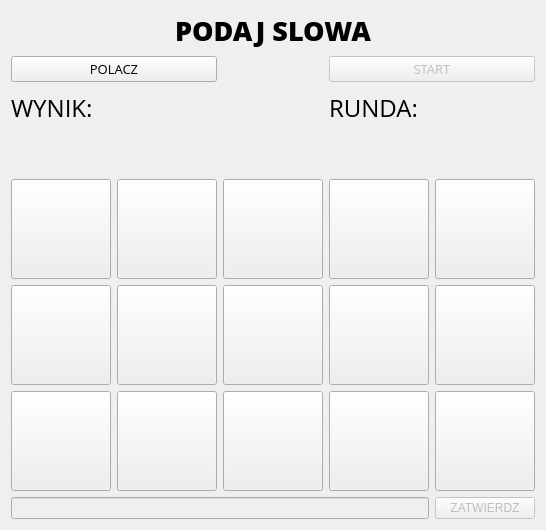
<?xml version="1.0" encoding="UTF-8"?>
<ui version="4.0">
 <class>Window</class>
 <widget class="QWidget" name="Window">
  <property name="geometry">
   <rect>
    <x>0</x>
    <y>0</y>
    <width>536</width>
    <height>530</height>
   </rect>
  </property>
  <property name="windowTitle">
   <string>GAME</string>
  </property>
  <layout class="QGridLayout" name="gridLayout">
   <item row="3" column="3">
    <widget class="QLabel" name="label_2">
     <property name="font">
      <font>
       <family>Open Sans</family>
       <pointsize>18</pointsize>
      </font>
     </property>
     <property name="text">
      <string>RUNDA:</string>
     </property>
    </widget>
   </item>
   <item row="3" column="0">
    <widget class="QLabel" name="label">
     <property name="minimumSize">
      <size>
       <width>0</width>
       <height>30</height>
      </size>
     </property>
     <property name="font">
      <font>
       <family>Open Sans</family>
       <pointsize>18</pointsize>
      </font>
     </property>
     <property name="text">
      <string>WYNIK:</string>
     </property>
    </widget>
   </item>
   <item row="9" column="1">
    <widget class="QPushButton" name="pushButton_2">
     <property name="minimumSize">
      <size>
       <width>100</width>
       <height>100</height>
      </size>
     </property>
     <property name="font">
      <font>
       <family>Noto Naskh Arabic</family>
       <pointsize>26</pointsize>
       <weight>75</weight>
       <bold>true</bold>
      </font>
     </property>
     <property name="text">
      <string/>
     </property>
    </widget>
   </item>
   <item row="7" column="4">
    <widget class="QPushButton" name="pushButton_12">
     <property name="minimumSize">
      <size>
       <width>100</width>
       <height>100</height>
      </size>
     </property>
     <property name="font">
      <font>
       <family>Noto Naskh Arabic</family>
       <pointsize>26</pointsize>
       <weight>75</weight>
       <bold>true</bold>
      </font>
     </property>
     <property name="text">
      <string/>
     </property>
    </widget>
   </item>
   <item row="7" column="0">
    <widget class="QPushButton" name="pushButton_0">
     <property name="minimumSize">
      <size>
       <width>100</width>
       <height>100</height>
      </size>
     </property>
     <property name="font">
      <font>
       <family>Noto Naskh Arabic</family>
       <pointsize>26</pointsize>
       <weight>75</weight>
       <bold>true</bold>
      </font>
     </property>
     <property name="text">
      <string/>
     </property>
    </widget>
   </item>
   <item row="8" column="3">
    <widget class="QPushButton" name="pushButton_9">
     <property name="minimumSize">
      <size>
       <width>100</width>
       <height>100</height>
      </size>
     </property>
     <property name="font">
      <font>
       <family>Noto Naskh Arabic</family>
       <pointsize>26</pointsize>
       <weight>75</weight>
       <bold>true</bold>
      </font>
     </property>
     <property name="text">
      <string/>
     </property>
    </widget>
   </item>
   <item row="10" column="4">
    <widget class="QPushButton" name="submitButton">
     <property name="enabled">
      <bool>false</bool>
     </property>
     <property name="text">
      <string>ZATWIERDZ</string>
     </property>
     <property name="default">
      <bool>true</bool>
     </property>
    </widget>
   </item>
   <item row="8" column="4">
    <widget class="QPushButton" name="pushButton_3">
     <property name="minimumSize">
      <size>
       <width>100</width>
       <height>100</height>
      </size>
     </property>
     <property name="font">
      <font>
       <family>Noto Naskh Arabic</family>
       <pointsize>26</pointsize>
       <weight>75</weight>
       <bold>true</bold>
      </font>
     </property>
     <property name="text">
      <string/>
     </property>
    </widget>
   </item>
   <item row="8" column="0">
    <widget class="QPushButton" name="pushButton_6">
     <property name="minimumSize">
      <size>
       <width>100</width>
       <height>100</height>
      </size>
     </property>
     <property name="font">
      <font>
       <family>Noto Naskh Arabic</family>
       <pointsize>26</pointsize>
       <weight>75</weight>
       <bold>true</bold>
      </font>
     </property>
     <property name="text">
      <string/>
     </property>
    </widget>
   </item>
   <item row="8" column="2">
    <widget class="QPushButton" name="pushButton_1">
     <property name="minimumSize">
      <size>
       <width>100</width>
       <height>100</height>
      </size>
     </property>
     <property name="font">
      <font>
       <family>Noto Naskh Arabic</family>
       <pointsize>26</pointsize>
       <weight>75</weight>
       <bold>true</bold>
      </font>
     </property>
     <property name="text">
      <string/>
     </property>
    </widget>
   </item>
   <item row="8" column="1">
    <widget class="QPushButton" name="pushButton_7">
     <property name="minimumSize">
      <size>
       <width>100</width>
       <height>100</height>
      </size>
     </property>
     <property name="font">
      <font>
       <family>Noto Naskh Arabic</family>
       <pointsize>26</pointsize>
       <weight>75</weight>
       <bold>true</bold>
      </font>
     </property>
     <property name="text">
      <string/>
     </property>
    </widget>
   </item>
   <item row="7" column="2">
    <widget class="QPushButton" name="pushButton_10">
     <property name="minimumSize">
      <size>
       <width>100</width>
       <height>100</height>
      </size>
     </property>
     <property name="font">
      <font>
       <family>Noto Naskh Arabic</family>
       <pointsize>26</pointsize>
       <weight>75</weight>
       <bold>true</bold>
      </font>
     </property>
     <property name="text">
      <string/>
     </property>
    </widget>
   </item>
   <item row="9" column="2">
    <widget class="QPushButton" name="pushButton_13">
     <property name="minimumSize">
      <size>
       <width>100</width>
       <height>100</height>
      </size>
     </property>
     <property name="font">
      <font>
       <family>Noto Naskh Arabic</family>
       <pointsize>26</pointsize>
       <weight>75</weight>
       <bold>true</bold>
      </font>
     </property>
     <property name="text">
      <string/>
     </property>
    </widget>
   </item>
   <item row="7" column="1">
    <widget class="QPushButton" name="pushButton_5">
     <property name="minimumSize">
      <size>
       <width>100</width>
       <height>100</height>
      </size>
     </property>
     <property name="font">
      <font>
       <family>Noto Naskh Arabic</family>
       <pointsize>26</pointsize>
       <weight>75</weight>
       <bold>true</bold>
      </font>
     </property>
     <property name="text">
      <string/>
     </property>
    </widget>
   </item>
   <item row="9" column="4">
    <widget class="QPushButton" name="pushButton_8">
     <property name="minimumSize">
      <size>
       <width>100</width>
       <height>100</height>
      </size>
     </property>
     <property name="font">
      <font>
       <family>Noto Naskh Arabic</family>
       <pointsize>26</pointsize>
       <weight>75</weight>
       <bold>true</bold>
      </font>
     </property>
     <property name="text">
      <string/>
     </property>
    </widget>
   </item>
   <item row="9" column="3">
    <widget class="QPushButton" name="pushButton_14">
     <property name="minimumSize">
      <size>
       <width>100</width>
       <height>100</height>
      </size>
     </property>
     <property name="font">
      <font>
       <family>Noto Naskh Arabic</family>
       <pointsize>26</pointsize>
       <weight>75</weight>
       <bold>true</bold>
      </font>
     </property>
     <property name="text">
      <string/>
     </property>
    </widget>
   </item>
   <item row="0" column="1" colspan="3">
    <widget class="QLabel" name="title">
     <property name="font">
      <font>
       <family>Open Sans Extrabold</family>
       <pointsize>20</pointsize>
       <weight>75</weight>
       <bold>true</bold>
      </font>
     </property>
     <property name="text">
      <string>PODAJ SLOWA</string>
     </property>
     <property name="alignment">
      <set>Qt::AlignCenter</set>
     </property>
    </widget>
   </item>
   <item row="9" column="0">
    <widget class="QPushButton" name="pushButton_11">
     <property name="minimumSize">
      <size>
       <width>100</width>
       <height>100</height>
      </size>
     </property>
     <property name="font">
      <font>
       <family>Noto Naskh Arabic</family>
       <pointsize>26</pointsize>
       <weight>75</weight>
       <bold>true</bold>
      </font>
     </property>
     <property name="text">
      <string/>
     </property>
    </widget>
   </item>
   <item row="1" column="0" colspan="2">
    <widget class="QPushButton" name="connectButton">
     <property name="font">
      <font>
       <family>Open Sans</family>
       <pointsize>10</pointsize>
      </font>
     </property>
     <property name="text">
      <string>POLACZ</string>
     </property>
    </widget>
   </item>
   <item row="10" column="0" colspan="4">
    <widget class="QLineEdit" name="messageEdit">
     <property name="enabled">
      <bool>false</bool>
     </property>
    </widget>
   </item>
   <item row="7" column="3">
    <widget class="QPushButton" name="pushButton_4">
     <property name="minimumSize">
      <size>
       <width>100</width>
       <height>100</height>
      </size>
     </property>
     <property name="font">
      <font>
       <family>Noto Naskh Arabic</family>
       <pointsize>26</pointsize>
       <weight>75</weight>
       <bold>true</bold>
      </font>
     </property>
     <property name="text">
      <string/>
     </property>
    </widget>
   </item>
   <item row="4" column="0" colspan="5">
    <widget class="QLabel" name="result">
     <property name="minimumSize">
      <size>
       <width>0</width>
       <height>0</height>
      </size>
     </property>
     <property name="font">
      <font>
       <family>Open Sans</family>
       <pointsize>16</pointsize>
      </font>
     </property>
     <property name="text">
      <string/>
     </property>
    </widget>
   </item>
   <item row="3" column="1">
    <widget class="QLabel" name="points">
     <property name="font">
      <font>
       <family>Open Sans</family>
       <pointsize>18</pointsize>
      </font>
     </property>
     <property name="text">
      <string/>
     </property>
    </widget>
   </item>
   <item row="1" column="3" colspan="2">
    <widget class="QPushButton" name="startButton">
     <property name="enabled">
      <bool>false</bool>
     </property>
     <property name="font">
      <font>
       <family>Open Sans</family>
       <pointsize>10</pointsize>
      </font>
     </property>
     <property name="text">
      <string>START</string>
     </property>
    </widget>
   </item>
   <item row="3" column="4">
    <widget class="QLabel" name="runda">
     <property name="font">
      <font>
       <family>Open Sans</family>
       <pointsize>18</pointsize>
      </font>
     </property>
     <property name="text">
      <string/>
     </property>
    </widget>
   </item>
  </layout>
 </widget>
 <resources/>
 <connections/>
</ui>
